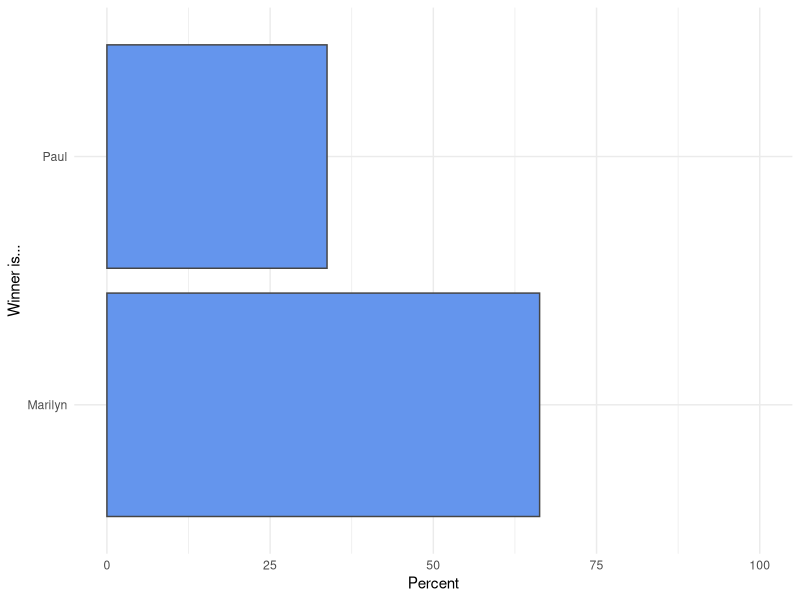

Here is the R script that generated this plot:
## ---- chunk 1
knitr::opts_chunk$set(
  echo = TRUE,
  eval = TRUE,
  fig.align = 'center',
  message = FALSE,
  warning = FALSE
)

# load packages
  library(tidyverse)
  library(knitr)
## ---- chunk 2
# Simulation -----------  
## set the stage
  doors = c('A', 'B', 'C')

## keep score 10,000
  results = tibble(
    trial = 1:10000,
    winner = NA
  )
  
## simulate the game  
  for (i in 1:10000){
    car = sample(doors, 1)  # place car at random
    selection = sample(doors, 1)
    reveal = sample(doors[doors != car & doors != selection], 1)  
    switch = sample(doors[doors != reveal & doors != selection], 1)
    results[i, 'winner'] = if_else(car == switch, 'Marilyn', 'Paul')
  }
## ---- chunk 3
## tabulate wins, calculate win %
  outcome =
    results %>%
    count(winner) %>%
    mutate(win_per = n / sum(n) * 100)

  kable(outcome, caption = 'Simulation winners') 

## ---- chunk 4
## Graph
  ggplot(data = outcome, aes(x = winner, y = win_per)) +
    geom_col(fill = 'cornflowerblue', color = 'gray27') +
    labs(
      x = 'Winner is...',
      y = 'Percent'
    ) +
    scale_y_continuous(limits = c(0,100)) +
    coord_flip() +
    theme_minimal()

